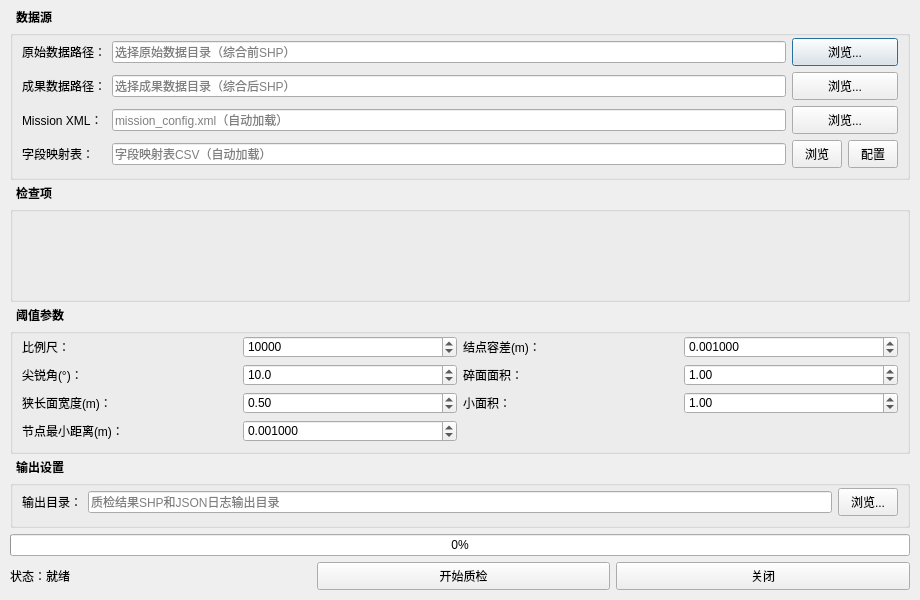
<?xml version="1.0" encoding="UTF-8"?>
<ui version="4.0">
 <class>SeAutoQualityCheckDialog</class>
 <widget class="QDialog" name="SeAutoQualityCheckDialog">
  <property name="geometry">
   <rect><x>0</x><y>0</y><width>920</width><height>600</height></rect>
  </property>
  <property name="minimumSize">
   <size><width>820</width><height>520</height></size>
  </property>
  <property name="windowTitle">
   <string>综合成果自动化质检</string>
  </property>
  <property name="styleSheet">
   <string>QGroupBox { font-weight: bold; margin-top: 6px; padding-top: 10px; }
QGroupBox::title { subcontrol-origin: margin; padding: 0 4px; }
QTabWidget::pane { border: 1px solid #bbb; }
QTabBar::tab { padding: 6px 12px; font-weight: bold; min-width: 70px; }
QTabBar::tab:selected { background: #fff; border-bottom: 2px solid #0078d7; }
QPushButton { padding: 4px 12px; }
QCheckBox { padding: 3px 4px; spacing: 4px; }</string>
  </property>
  <layout class="QVBoxLayout" name="mainLayout">
   <property name="spacing"><number>6</number></property>
   <property name="leftMargin"><number>10</number></property>
   <property name="rightMargin"><number>10</number></property>
   <property name="topMargin"><number>10</number></property>
   <property name="bottomMargin"><number>10</number></property>
   <!-- ====== 数据源 ====== -->
   <item>
    <widget class="QGroupBox" name="groupBox_DataSource">
     <property name="title"><string>数据源</string></property>
     <layout class="QGridLayout" name="gridLayout_DataSource">
      <item row="0" column="0">
       <widget class="QLabel" name="label_OrigData"><property name="text"><string>原始数据路径：</string></property></widget>
      </item>
      <item row="0" column="1">
       <widget class="QLineEdit" name="lineEdit_OrigDataPath">
        <property name="placeholderText"><string>选择原始数据目录（综合前SHP）</string></property></widget>
      </item>
      <item row="0" column="2">
       <widget class="QPushButton" name="btn_BrowseOrigData"><property name="text"><string>浏览...</string></property></widget>
      </item>
      <item row="1" column="0">
       <widget class="QLabel" name="label_ResultData"><property name="text"><string>成果数据路径：</string></property></widget>
      </item>
      <item row="1" column="1">
       <widget class="QLineEdit" name="lineEdit_ResultDataPath">
        <property name="placeholderText"><string>选择成果数据目录（综合后SHP）</string></property></widget>
      </item>
      <item row="1" column="2">
       <widget class="QPushButton" name="btn_BrowseResultData"><property name="text"><string>浏览...</string></property></widget>
      </item>
      <item row="2" column="0">
       <widget class="QLabel" name="label_MissionXml"><property name="text"><string>Mission XML：</string></property></widget>
      </item>
      <item row="2" column="1">
       <widget class="QLineEdit" name="lineEdit_MissionXml">
        <property name="placeholderText"><string>mission_config.xml（自动加载）</string></property></widget>
      </item>
      <item row="2" column="2">
       <widget class="QPushButton" name="btn_BrowseMissionXml"><property name="text"><string>浏览...</string></property></widget>
      </item>
      <item row="3" column="0">
       <widget class="QLabel" name="label_MappingConfig"><property name="text"><string>字段映射表：</string></property></widget>
      </item>
      <item row="3" column="1">
       <widget class="QLineEdit" name="lineEdit_MappingConfig">
        <property name="placeholderText"><string>字段映射表CSV（自动加载）</string></property></widget>
      </item>
      <item row="3" column="2">
       <layout class="QHBoxLayout" name="hLayout_MappingBtns">
        <item><widget class="QPushButton" name="btn_BrowseMapping"><property name="text"><string>浏览</string></property><property name="maximumWidth"><number>60</number></property></widget></item>
        <item><widget class="QPushButton" name="btn_ConfigMapping"><property name="text"><string>配置</string></property><property name="maximumWidth"><number>60</number></property></widget></item>
       </layout>
      </item>
     </layout>
    </widget>
   </item>
   <!-- ====== 检查项（QTabWidget 由代码填充） ====== -->
   <item>
    <widget class="QGroupBox" name="groupBox_Missions">
     <property name="title"><string>检查项</string></property>
     <property name="sizePolicy"><sizepolicy hsizetype="Expanding" vsizetype="Expanding"><horstretch>1</horstretch><verstretch>4</verstretch></sizepolicy></property>
     <layout class="QVBoxLayout" name="missionsLayout">
      <property name="spacing"><number>0</number></property>
      <property name="leftMargin"><number>0</number></property>
      <property name="rightMargin"><number>0</number></property>
     </layout>
    </widget>
   </item>
   <!-- ====== 阈值参数 ====== -->
   <item>
    <widget class="QGroupBox" name="groupBox_Params">
     <property name="title"><string>阈值参数</string></property>
     <layout class="QGridLayout" name="gridLayout_Params">
      <item row="0" column="0"><widget class="QLabel" name="label_Scale"><property name="text"><string>比例尺：</string></property></widget></item>
      <item row="0" column="1"><widget class="QSpinBox" name="spinBox_Scale"><property name="minimum"><number>500</number></property><property name="maximum"><number>1000000</number></property><property name="value"><number>10000</number></property></widget></item>
      <item row="0" column="2"><widget class="QLabel" name="label_Tolerance"><property name="text"><string>结点容差(m)：</string></property></widget></item>
      <item row="0" column="3"><widget class="QDoubleSpinBox" name="doubleSpinBox_Tolerance"><property name="decimals"><number>6</number></property><property name="minimum"><double>0.000001</double></property><property name="maximum"><double>100.0</double></property><property name="value"><double>0.001000</double></property></widget></item>
      <item row="1" column="0"><widget class="QLabel" name="label_AcuteAngle"><property name="text"><string>尖锐角(°)：</string></property></widget></item>
      <item row="1" column="1"><widget class="QDoubleSpinBox" name="doubleSpinBox_AcuteAngle"><property name="decimals"><number>1</number></property><property name="minimum"><double>0.1</double></property><property name="maximum"><double>180.0</double></property><property name="value"><double>10.0</double></property></widget></item>
      <item row="1" column="2"><widget class="QLabel" name="label_SliverArea"><property name="text"><string>碎面面积：</string></property></widget></item>
      <item row="1" column="3"><widget class="QDoubleSpinBox" name="doubleSpinBox_SliverArea"><property name="decimals"><number>2</number></property><property name="minimum"><double>0.0</double></property><property name="maximum"><double>100000.0</double></property><property name="value"><double>1.00</double></property></widget></item>
      <item row="2" column="0"><widget class="QLabel" name="label_NarrowWidth"><property name="text"><string>狭长面宽度(m)：</string></property></widget></item>
      <item row="2" column="1"><widget class="QDoubleSpinBox" name="doubleSpinBox_NarrowWidth"><property name="decimals"><number>2</number></property><property name="minimum"><double>0.0</double></property><property name="maximum"><double>1000.0</double></property><property name="value"><double>0.50</double></property></widget></item>
      <item row="2" column="2"><widget class="QLabel" name="label_MinArea"><property name="text"><string>小面积：</string></property></widget></item>
      <item row="2" column="3"><widget class="QDoubleSpinBox" name="doubleSpinBox_MinArea"><property name="decimals"><number>2</number></property><property name="minimum"><double>0.0</double></property><property name="maximum"><double>100000.0</double></property><property name="value"><double>1.00</double></property></widget></item>
      <item row="3" column="0"><widget class="QLabel" name="label_MinNodeDist"><property name="text"><string>节点最小距离(m)：</string></property></widget></item>
      <item row="3" column="1"><widget class="QDoubleSpinBox" name="doubleSpinBox_MinNodeDist"><property name="decimals"><number>6</number></property><property name="minimum"><double>0.000000</double></property><property name="maximum"><double>100.0</double></property><property name="value"><double>0.001000</double></property></widget></item>
     </layout>
    </widget>
   </item>
   <!-- ====== 输出 ====== -->
   <item>
    <widget class="QGroupBox" name="groupBox_Output">
     <property name="title"><string>输出设置</string></property>
     <layout class="QHBoxLayout" name="gridLayout_Output">
      <item><widget class="QLabel" name="label_OutputDir"><property name="text"><string>输出目录：</string></property></widget></item>
      <item><widget class="QLineEdit" name="lineEdit_OutputDir"><property name="placeholderText"><string>质检结果SHP和JSON日志输出目录</string></property></widget></item>
      <item><widget class="QPushButton" name="btn_BrowseOutputDir"><property name="text"><string>浏览...</string></property></widget></item>
     </layout>
    </widget>
   </item>
   <!-- ====== 进度条 ====== -->
   <item><widget class="QProgressBar" name="progressBar"><property name="value"><number>0</number></property><property name="minimumHeight"><number>18</number></property></widget></item>
   <!-- ====== 底部按钮栏 ====== -->
   <item>
    <layout class="QHBoxLayout">
     <item><widget class="QLabel" name="label_Status"><property name="text"><string>状态：就绪</string></property></widget></item>
     <item><spacer><property name="orientation"><enum>Qt::Horizontal</enum></property></spacer></item>
     <item><widget class="QPushButton" name="btn_StartChk"><property name="text"><string>开始质检</string></property><property name="minimumWidth"><number>100</number></property><property name="minimumHeight"><number>28</number></property></widget></item>
     <item><widget class="QPushButton" name="btn_Close"><property name="text"><string>关闭</string></property><property name="minimumWidth"><number>80</number></property></widget></item>
    </layout>
   </item>
  </layout>
 </widget>
 <layoutdefault spacing="6" margin="11"/>
 <resources/>
 <connections/>
</ui>
